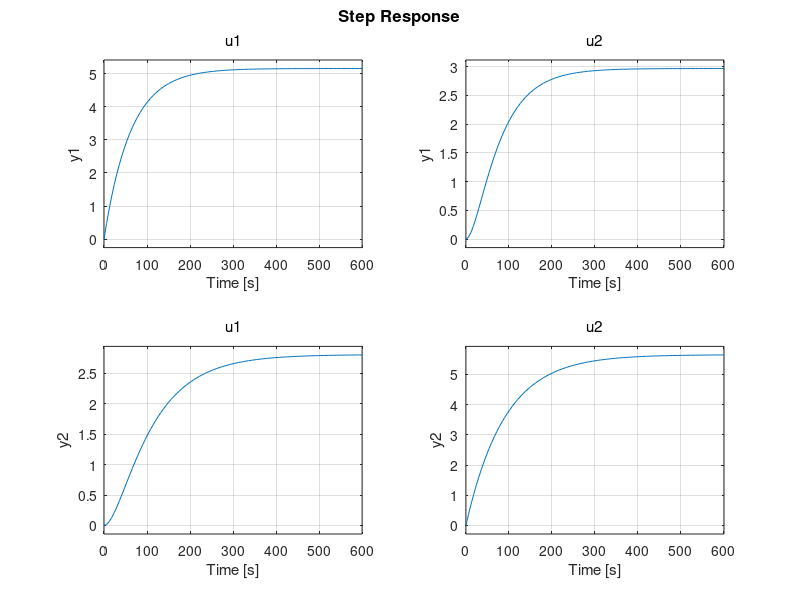

Source code (MATLAB): (Note: this script raises an error after producing the figure.)
% MPC Control
% Four Tank System
close all;
clear all; clc;

% Define the System Matrices
 % Given parameters
 A1=28; A2=32; A3=28; A4=32;             
 a1=0.071; a2=0.057; a3=0.071;a4=0.057;
 kc=1.0;
 g=981;
 k1=3.33; k2=3.35;
 z1=0.70; z2=0.60;
 T1=62; T2=90; T3=23; T4=30;
 
 % Matrices of the system
 Am1=[-1/T1 0 A3/(T3*A1) 0;0 -1/T2 0 A4/(A2*T4);0 0 -1/T3 0;0 0 0 -1/T4];   
 Bm1=[z1*k1/A1 0;0 z2*k2/A2 ;0 (1-z2)*k2/A3 ;(1-z1)*k1/A4 0];
 Cm1=[kc 0 0 0 ;0 kc 0 0]; %Change according to the controller (To control)
 Co1=[0 0 kc 0 ;0 0 0 kc]; %Change according to the observer (To measure)
 Dm1=[0 0;0 0];

 % Continuous State space model
 sys_cp=ss(Am1,Bm1,Cm1,Dm1); % (For MPC)
 sysK=ss(Am1,Bm1,Co1,Dm1);   % (For Kalman Filter)

 %Step response of system
 step(sys_cp);

 % Discrete State space model
 Ts=0.1;
 sys_d=c2d(sys_cp,Ts);       % (For MPC)
 sysK_d=c2d(sysK,Ts);        % (For Kalman Filter)
 
 Am=sys_d.A;        
 Bm=sys_d.B;
 Cm=sys_d.C;  %(To control)
 Co=sysK_d.C; %(To measure)
 Dm=sys_d.D;

%For MPC implementation

 %Prediction Horizon
 Np=30;
 %Control Horizon
 Nc=15;
 %Calculate the matrices
 [Phi_Phi,Phi_F,Phi_R,Phi,F,BarRs,A_e,B_e,C_e]=mpcgain_MIMO(Am,Bm,Cm,Nc,Np);
 q=size(Cm,1);
 [n,m]=size(B_e);
 nm=size(Am,1);
 %xm=zeros(nm,1);
 
 Xf=zeros(n,1); %Augmented state system

 % Define the length of the simulation
 nlen=300;

 r=ones(nlen,q);
 u=zeros(m,1); %u(k-1)=0
 y=zeros(q,1);
 uwt=[1 1]; %input weight R matrix
 ysp=[13.4 13.7];% Set point
 Rs=repmat(ysp',Np,1);
 R=zeros(m*Nc,m*Nc);
 R(1:m,1:m)=diag(uwt);
 for i=2:Nc
    R((i-1)*m+1:i*m,(i-1)*m+1:i*m)=diag(uwt);
 end

 % Hessian Matrix
 H=Phi_Phi+R;

 %Input Constraints
 DUmin=5*[-1;-1];  
 DUmax=5*[1;1];
 Umin= 0*[-1;-1];
 Umax= 20*[1;1];

%For Kalman Filter Implementation
  Am_tr = transpose(Am);
  Co_tr = transpose(Co);
  %Checking for Controllability and Observability
  %Since this is fourth order system, Controllability matrix is [B AB A^2*B  A^3*B]

  CO=[Bm(:,1) Bm(:,2) Am*Bm(:,1) Am*Bm(:,2) Am^2*Bm(:,1) Am^2*Bm(:,2) Am^3*Bm(:,1) Am^3*Bm(:,2)];
  R_co = rank(CO);
  if R_co==4
   disp('System is controllable')
  else
   disp('System is uncontrollable')
  end

  %Similarly Observability matrix is [H;HA;HA^2;HA^3]
  OB = [Co(1,:); Co(2,:); Co(1,:)*Am; Co(2,:)*Am; Co(1,:)*Am^2; Co(2,:)*Am^2; Co(1,:)*Am^3;Co(2,:)*Am^3];
  R_ob = rank(OB);
  if R_ob ==4
   disp('System is observable')
  else
   disp('System is unobservable')
  end
  
  %Define the noise covariances.
  %We can tune the Q and R for the better estimates of the states
  Q = 20.02*eye(4);
  R = 1*eye(2);
  
  %Preallocating the memory
  x_pri=zeros(4,nlen);
  x_post=zeros(4,nlen);
  E=zeros(4,nlen);
  P_pri=ones(4,4,nlen);
  P_post=ones(4,4,nlen);
  K=zeros(4,4,nlen);
  %Tolerance=zeros(1,nlen);
  trpapriori = zeros(1,nlen);
  trposteriori=zeros(1,nlen);

  %Initial condition on the state, x.
  xm=[12.4;12.7;1.8;1.4];

  %Initial guesses for state and a posteriori covariance.
  x_postm= [1;1;1;1];
  P_postm= (10^5)*eye(4);
  
  %Calculate the process and measurement noise.
  w= 0.005*rand(4,1);
  v= 0.05*rand(2,1);
  
  deltau1=zeros(2,nlen);
  u1=zeros(2,nlen);
  xm1=zeros(4,nlen);
  y1=zeros(2,nlen);
  x_postm1=zeros(4,nlen);
  x_pri1=zeros(4,nlen);

  ukprev=u;
  for kk=1:nlen;
     %pred_err=(Rs-F*Xf);
     %DeltaU=inv(Phi_Phi+R)*Phi'*pred_err;
     f=-(Phi')*(Rs-F*Xf); 
     [M,gamma]=mpc_constraint_MIMO(Umin,Umax,DUmin,DUmax,ukprev,Nc); 
     DeltaU=quadprog(H,f,M,gamma); %H is Haessian matrix
     deltau=DeltaU(1:m,1); %First move of m inputs
     deltau1(:,kk)=deltau;

     u=u+deltau;
     ukprev=u;
     u1(:,kk)=u;

     xm_old=xm;
     xm=Am*xm+Bm*u+w; %delxm(k+1)
     xm1(:,kk)=xm;

     y=Co*xm+v; %y(k) and random noise
     y_mpc=Cm*xm;
     y1(:,kk)=y_mpc;
     
     
     
     %Kalman Filter implementation
      %Predictor equations
        %Compute X_prior
       x_pri=Am*x_postm + Bm*u;
       x_pri1(:,kk)=x_pri;
       %Compute variance P prior
       P_pri=Am*P_postm*Am_tr+Q;
      %Calculating the trace of P prior
      %trpapriori(1,k) = trace(P_pri(:,:,k));

 %Corrector equations
 %Compute Kalman Gain
 K=P_pri*Co_tr/(Co*P_pri*Co_tr+R);
 
 Z_est = Co*x_pri;
 Z_true=y;
 E=Z_true-Z_est;

 %Compute X posterior
 x_postm=x_pri+K*E;
 x_postm1(:,kk)=x_postm;
 %Compute variance P posterior
 P_postm=P_pri - K*Co*P_pri;
 %Calculating the trace of P posterior
 %trposteriori(1,k) = trace(P_post(:,:,k));
        

  Xf=[xm-xm_old;y_mpc]; %full state feedback in delta
    end
    k=0:Ts:(nlen-1)*Ts;
    figure;                    %Plots all the tank measurements with legend
    for i = 1:4
        plot(xm1(i,:),'displayname',strcat('h',num2str(i)));
        hold on;
    end
    xlabel('Time')
    ylabel('All the water levels')
    legend;
  figure;
    subplot(311)                          %Plots the controlled heights only.
        plot(transpose(y1(1,:)),'displayname',strcat('h1'));
        hold on;
        plot(transpose(y1(2,:)),'displayname',strcat('h2'));
    xlabel('Time')
    ylabel('Water level controlled')
    legend;
    subplot(312)
    plot(k,u1')    %Plots the pump voltages
    xlabel('Time')
    ylabel('pump volatge')
    legend('Control')
    subplot(313)
    stairs(k,deltau1')
    xlabel('Time')
    ylabel('deltau')
    legend('First incremental control')
    
  disp('set points are=');
  disp(ysp)
  X=['when Np=',num2str(Np), ' Nc=',num2str(Nc)]; 
  disp(X);
  disp('and uwt=')
  disp(uwt);
  disp('Set points acheived are=')
  disp(y_mpc);
 

                      
  
   
   
    
 

